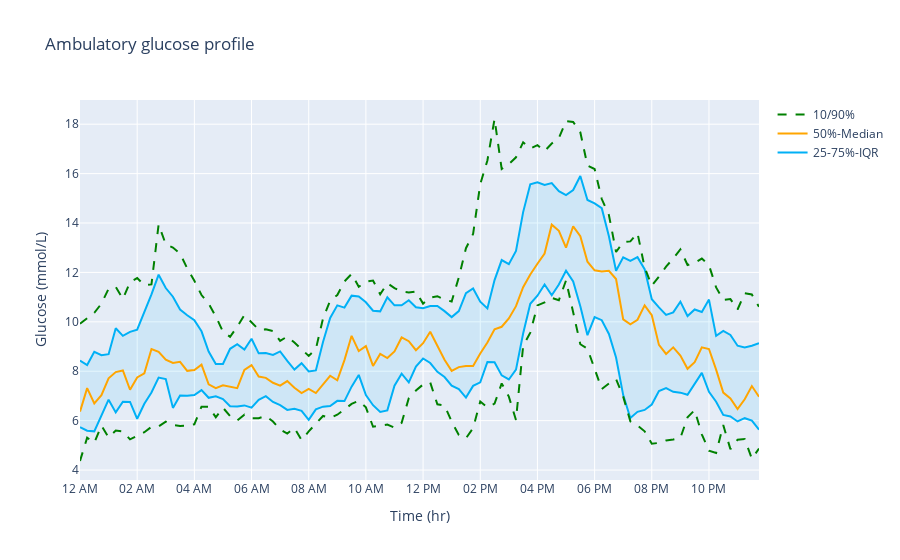

The notebook cell saved with this chart:
### Code cell
visualisations.create_amb_glc_profile(dxcm1_transformed.data)
